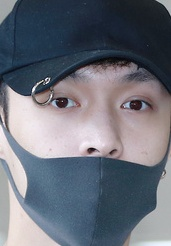
#> input picture nosedetector/nose.jpg, 171 x 246 px
$ python nosedetector.py nose.jpg
#> lines starting #> are read from the running program, lines starting #| are printed output that depends on the picture; after the words box and inside, x2 and y2 are one past the last pixel; in counts of white or black regions, pixels touching at a corner belong together

# run with command:
# python nosedetector.py nose.jpg
# press 0 to close the result

import sys
import cv2
# Get user supplied values
imagePath = sys.argv[1]
noseCascadePath = "./nose18x15.xml"
# Create the haar cascade

noseCascade = cv2.CascadeClassifier(noseCascadePath)
# Read the image
image = cv2.imread(imagePath)
#> image is the input picture: shape (246, 171, 3); mean B, G, R 121.1, 110.7, 106.3
gray = cv2.cvtColor(image, cv2.COLOR_BGR2GRAY)
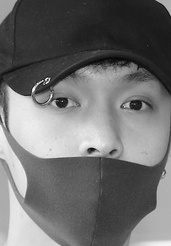
#> gray: shape (246, 171); min 1, max 255, mean 110.6
# Should draw a rectangle around the faces, temporarily use the whole image
h , w , _ = image.shape
#> h = 246; w = 171
y = 0
x = 0
roi_gray = gray[y:y+h, x:x+w]
roi_color = image[y:y+h, x:x+w]
nose = noseCascade.detectMultiScale(roi_gray)
#> nose = [[79, 126, 45, 38]]
print(nose)
#| [[ 79 126  45  38]]
for (ex,ey,ew,eh) in nose:
    cv2.rectangle(roi_color, (ex, ey), (ex + ew, ey + eh), (0, 0, 255), 2)
#> this loop made 1 pass
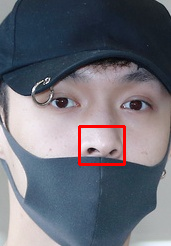
#> roi_color: shape (246, 171, 3); 1.17% of pixels changed, all inside (x1, y1, x2, y2) = (78, 125, 126, 166)
cv2.imshow("Nose found" ,image)
cv2.waitKey(0)
